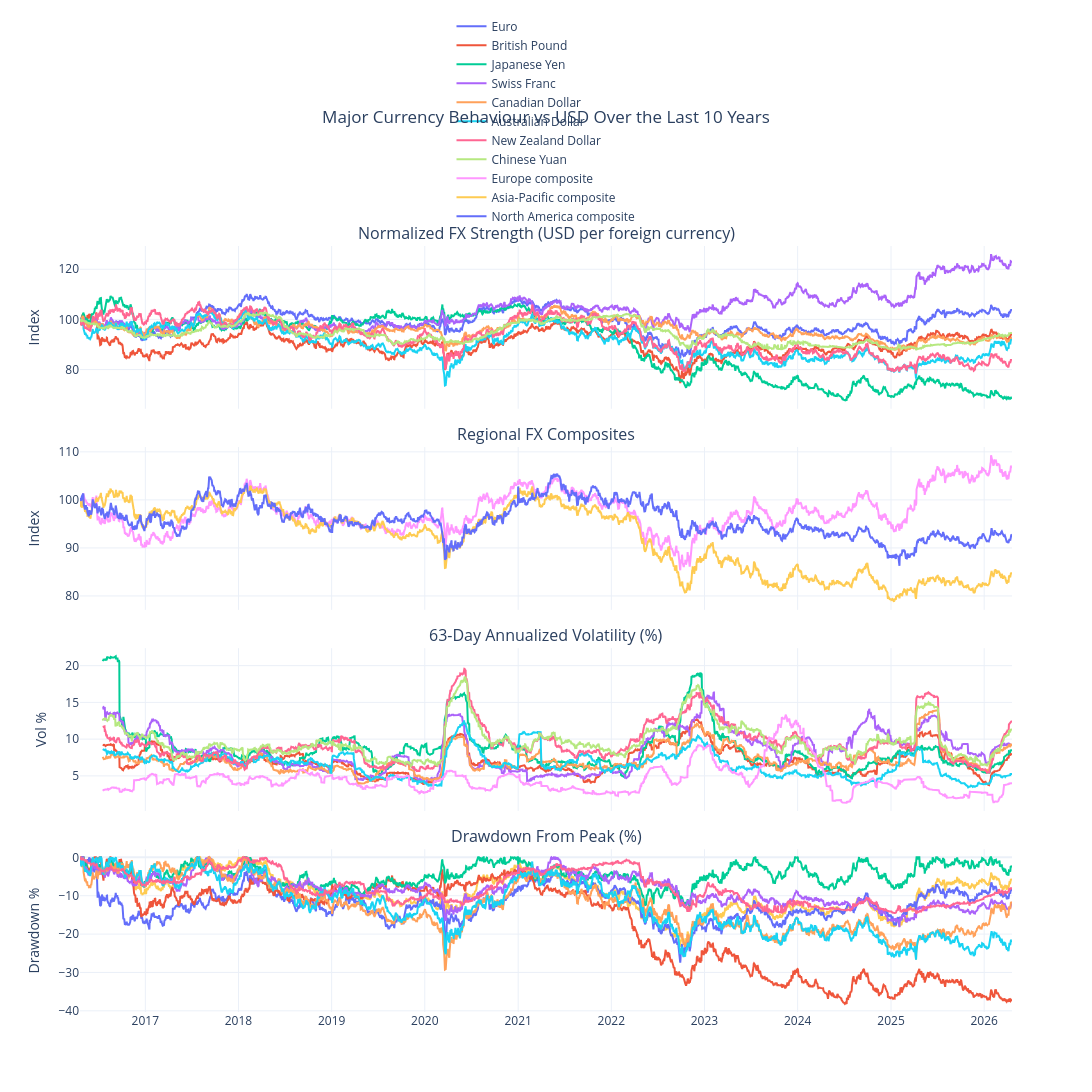

The cell this chart's notebook holds for it:
### Code cell
import json

import numpy as np
import pandas as pd
import plotly.graph_objects as go
from plotly.subplots import make_subplots
import yfinance as yf

pair_definitions = [
    {"name": "Euro", "ticker": "EURUSD=X", "pair_label": "EUR/USD", "needs_inversion": False, "region": "Europe"},
    {"name": "British Pound", "ticker": "GBPUSD=X", "pair_label": "GBP/USD", "needs_inversion": False, "region": "Europe"},
    {"name": "Japanese Yen", "ticker": "JPY=X", "pair_label": "USD/JPY", "needs_inversion": True, "region": "Asia-Pacific"},
    {"name": "Swiss Franc", "ticker": "CHF=X", "pair_label": "USD/CHF", "needs_inversion": True, "region": "Europe"},
    {"name": "Canadian Dollar", "ticker": "CAD=X", "pair_label": "USD/CAD", "needs_inversion": True, "region": "North America"},
    {"name": "Australian Dollar", "ticker": "AUDUSD=X", "pair_label": "AUD/USD", "needs_inversion": False, "region": "Asia-Pacific"},
    {"name": "New Zealand Dollar", "ticker": "NZDUSD=X", "pair_label": "NZD/USD", "needs_inversion": False, "region": "Asia-Pacific"},
    {"name": "Chinese Yuan", "ticker": "CNY=X", "pair_label": "USD/CNY", "needs_inversion": True, "region": "Asia-Pacific"},
]

ticker_to_name = {item["ticker"]: item["name"] for item in pair_definitions}
name_to_region = {item["name"]: item["region"] for item in pair_definitions}
name_to_pair_label = {item["name"]: item["pair_label"] for item in pair_definitions}

raw = yf.download(
    tickers=list(ticker_to_name),
    period="10y",
    interval="1d",
    auto_adjust=False,
    progress=False,
    threads=False,
    group_by="column",
)

if raw.empty:
    raise ValueError("No FX data returned from Yahoo Finance.")

close = raw["Close"].rename(columns=ticker_to_name).sort_index()

available_names = [item["name"] for item in pair_definitions if item["name"] in close.columns]
missing_names = [item["name"] for item in pair_definitions if item["name"] not in close.columns]

if len(available_names) < 2:
    raise ValueError(f"Insufficient FX series returned. Available: {available_names}")

prices = close[available_names].copy()

for item in pair_definitions:
    name = item["name"]
    if name in prices.columns and item["needs_inversion"]:
        prices[name] = 1.0 / prices[name]

prices = prices.replace([np.inf, -np.inf], np.nan).dropna(how="all")
prices = prices.ffill().dropna(how="any")

normalized = prices.div(prices.iloc[0]).mul(100)
log_returns = np.log(prices / prices.shift(1)).dropna(how="all")
rolling_vol_63d = log_returns.rolling(63).std().mul(np.sqrt(252)).mul(100)
drawdown = prices.div(prices.cummax()).sub(1).mul(100)

lookback_windows = {
    "1M": 21,
    "3M": 63,
    "1Y": 252,
}

latest_snapshot = pd.DataFrame(index=prices.columns)
latest_snapshot["Last"] = prices.iloc[-1]
latest_snapshot["Since start %"] = normalized.iloc[-1] - 100
for label, window in lookback_windows.items():
    latest_snapshot[f"{label} return %"] = prices.pct_change(window).iloc[-1] * 100
latest_snapshot["Vol 63d %"] = rolling_vol_63d.iloc[-1]
latest_snapshot["Drawdown %"] = drawdown.iloc[-1]
latest_snapshot["Max drawdown %"] = drawdown.min()
latest_snapshot["Region"] = latest_snapshot.index.map(name_to_region)
latest_snapshot["Yahoo pair"] = latest_snapshot.index.map(name_to_pair_label)
latest_snapshot = latest_snapshot.sort_values("1Y return %", ascending=False)

region_members = {}
for name, region in name_to_region.items():
    if name in normalized.columns:
        region_members.setdefault(region, []).append(name)

region_relative = pd.DataFrame({
    region: normalized[members].mean(axis=1)
    for region, members in region_members.items()
})

region_snapshot = pd.DataFrame(index=region_relative.columns)
region_snapshot["Since start %"] = region_relative.iloc[-1] - 100
region_snapshot["3M return %"] = region_relative.pct_change(63).iloc[-1] * 100
region_snapshot["1Y return %"] = region_relative.pct_change(252).iloc[-1] * 100
region_snapshot = region_snapshot.sort_values("1Y return %", ascending=False)

leaders = latest_snapshot[["1Y return %", "3M return %", "Vol 63d %", "Drawdown %"]].head(3).round(2)
laggards = latest_snapshot[["1Y return %", "3M return %", "Vol 63d %", "Drawdown %"]].tail(3).round(2)
highest_vol = latest_snapshot[["Vol 63d %", "1Y return %", "Drawdown %"]].sort_values("Vol 63d %", ascending=False).head(3).round(2)
deepest_drawdowns = latest_snapshot[["Drawdown %", "Max drawdown %", "1Y return %"]].sort_values("Drawdown %").head(3).round(2)

breadth_positive_3m = int((latest_snapshot["3M return %"] > 0).sum())
breadth_positive_1y = int((latest_snapshot["1Y return %"] > 0).sum())
dispersion_3m = float(latest_snapshot["3M return %"].max() - latest_snapshot["3M return %"].min())

narrative_lines = [
    f"{latest_snapshot.index[0]} is the strongest major currency over 1 year at {latest_snapshot.iloc[0]['1Y return %']:.2f}% versus USD.",
    f"{latest_snapshot.index[-1]} is the weakest over 1 year at {latest_snapshot.iloc[-1]['1Y return %']:.2f}% versus USD.",
    f"{region_snapshot.index[0]} is the strongest regional bloc over 1 year at {region_snapshot.iloc[0]['1Y return %']:.2f}%.",
    f"Breadth is {breadth_positive_1y}/{len(latest_snapshot)} positive over 1 year and {breadth_positive_3m}/{len(latest_snapshot)} positive over 3 months.",
    f"Cross-sectional 3-month dispersion is {dispersion_3m:.2f} percentage points, highlighting how uneven recent FX moves have been.",
]

summary_payload = {
    "as_of": str(prices.index[-1].date()),
    "data_window": {
        "start": str(prices.index[0].date()),
        "end": str(prices.index[-1].date()),
        "frequency": "1d",
        "lookback": "10y",
    },
    "quote_convention": "All series converted to USD per unit of foreign currency so higher means foreign currency strength versus USD.",
    "available_currencies": available_names,
    "missing_currencies": missing_names,
    "leaders_1y": leaders.reset_index(names="currency").to_dict(orient="records"),
    "laggards_1y": laggards.reset_index(names="currency").to_dict(orient="records"),
    "highest_volatility": highest_vol.reset_index(names="currency").to_dict(orient="records"),
    "deepest_drawdowns": deepest_drawdowns.reset_index(names="currency").to_dict(orient="records"),
    "region_ranking_1y": region_snapshot.reset_index(names="region").round(2).to_dict(orient="records"),
    "breadth": {
        "positive_3m": breadth_positive_3m,
        "positive_1y": breadth_positive_1y,
        "universe_size": int(len(latest_snapshot)),
    },
    "dispersion_3m": round(dispersion_3m, 2),
    "narrative": narrative_lines,
}

fig = make_subplots(
    rows=4,
    cols=1,
    shared_xaxes=True,
    vertical_spacing=0.05,
    subplot_titles=(
        "Normalized FX Strength (USD per foreign currency)",
        "Regional FX Composites",
        "63-Day Annualized Volatility (%)",
        "Drawdown From Peak (%)",
    ),
)

for name in normalized.columns:
    fig.add_trace(
        go.Scatter(
            x=normalized.index,
            y=normalized[name],
            name=name,
            mode="lines",
            hovertemplate=f"{name}<br>Date=%{{x|%Y-%m-%d}}<br>Index=%{{y:.2f}}<extra></extra>",
        ),
        row=1,
        col=1,
    )

for region in region_relative.columns:
    fig.add_trace(
        go.Scatter(
            x=region_relative.index,
            y=region_relative[region],
            name=f"{region} composite",
            mode="lines",
            hovertemplate=f"{region}<br>Date=%{{x|%Y-%m-%d}}<br>Index=%{{y:.2f}}<extra></extra>",
        ),
        row=2,
        col=1,
    )

for name in rolling_vol_63d.columns:
    fig.add_trace(
        go.Scatter(
            x=rolling_vol_63d.index,
            y=rolling_vol_63d[name],
            name=f"{name} vol",
            mode="lines",
            legendgroup=name,
            showlegend=False,
            hovertemplate=f"{name}<br>Date=%{{x|%Y-%m-%d}}<br>Vol=%{{y:.2f}}%%<extra></extra>",
        ),
        row=3,
        col=1,
    )

for name in drawdown.columns:
    fig.add_trace(
        go.Scatter(
            x=drawdown.index,
            y=drawdown[name],
            name=f"{name} drawdown",
            mode="lines",
            legendgroup=name,
            showlegend=False,
            hovertemplate=f"{name}<br>Date=%{{x|%Y-%m-%d}}<br>Drawdown=%{{y:.2f}}%%<extra></extra>",
        ),
        row=4,
        col=1,
    )

fig.update_yaxes(title_text="Index", row=1, col=1)
fig.update_yaxes(title_text="Index", row=2, col=1)
fig.update_yaxes(title_text="Vol %", row=3, col=1)
fig.update_yaxes(title_text="Drawdown %", row=4, col=1)

fig.update_layout(
    height=1400,
    width=1200,
    template="plotly_white",
    title={
        "text": "Major Currency Behaviour vs USD Over the Last 10 Years",
        "x": 0.5,
    },
    legend={
        "orientation": "h",
        "yanchor": "bottom",
        "y": 1.02,
        "xanchor": "center",
        "x": 0.5,
    },
)

fig.show()

print("Latest FX snapshot:")
display(latest_snapshot.round(2))

print("LLM summary:")
for line in narrative_lines:
    print(f"- {line}")

### Figure 1 — Plotly figure (JSON) as saved in the notebook; plotly's stock layout.template omitted (floating-point values rounded to 4 significant figures; data arrays with more than 128 entries replaced by an {"elided": "..."} marker saying what was removed)
{"data": [{"hovertemplate": "Euro<br>Date=%{x|%Y-%m-%d}<br>Index=%{y:.2f}<extra></extra>", "mode": "lines", "name": "Euro", "type": "scatter", "x": {"elided": "2601 str values"}, "xaxis": "x", "y": {"elided": "2601 float values"}, "yaxis": "y"}, {"hovertemplate": "British Pound<br>Date=%{x|%Y-%m-%d}<br>Index=%{y:.2f}<extra></extra>", "mode": "lines", "name": "British Pound", "type": "scatter", "x": {"elided": "2601 str values"}, "xaxis": "x", "y": {"elided": "2601 float values"}, "yaxis": "y"}, {"hovertemplate": "Japanese Yen<br>Date=%{x|%Y-%m-%d}<br>Index=%{y:.2f}<extra></extra>", "mode": "lines", "name": "Japanese Yen", "type": "scatter", "x": {"elided": "2601 str values"}, "xaxis": "x", "y": {"elided": "2601 float values"}, "yaxis": "y"}, {"hovertemplate": "Swiss Franc<br>Date=%{x|%Y-%m-%d}<br>Index=%{y:.2f}<extra></extra>", "mode": "lines", "name": "Swiss Franc", "type": "scatter", "x": {"elided": "2601 str values"}, "xaxis": "x", "y": {"elided": "2601 float values"}, "yaxis": "y"}, {"hovertemplate": "Canadian Dollar<br>Date=%{x|%Y-%m-%d}<br>Index=%{y:.2f}<extra></extra>", "mode": "lines", "name": "Canadian Dollar", "type": "scatter", "x": {"elided": "2601 str values"}, "xaxis": "x", "y": {"elided": "2601 float values"}, "yaxis": "y"}, {"hovertemplate": "Australian Dollar<br>Date=%{x|%Y-%m-%d}<br>Index=%{y:.2f}<extra></extra>", "mode": "lines", "name": "Australian Dollar", "type": "scatter", "x": {"elided": "2601 str values"}, "xaxis": "x", "y": {"elided": "2601 float values"}, "yaxis": "y"}, {"hovertemplate": "New Zealand Dollar<br>Date=%{x|%Y-%m-%d}<br>Index=%{y:.2f}<extra></extra>", "mode": "lines", "name": "New Zealand Dollar", "type": "scatter", "x": {"elided": "2601 str values"}, "xaxis": "x", "y": {"elided": "2601 float values"}, "yaxis": "y"}, {"hovertemplate": "Chinese Yuan<br>Date=%{x|%Y-%m-%d}<br>Index=%{y:.2f}<extra></extra>", "mode": "lines", "name": "Chinese Yuan", "type": "scatter", "x": {"elided": "2601 str values"}, "xaxis": "x", "y": {"elided": "2601 float values"}, "yaxis": "y"}, {"hovertemplate": "Europe<br>Date=%{x|%Y-%m-%d}<br>Index=%{y:.2f}<extra></extra>", "mode": "lines", "name": "Europe composite", "type": "scatter", "x": {"elided": "2601 str values"}, "xaxis": "x2", "y": {"elided": "2601 float values"}, "yaxis": "y2"}, {"hovertemplate": "Asia-Pacific<br>Date=%{x|%Y-%m-%d}<br>Index=%{y:.2f}<extra></extra>", "mode": "lines", "name": "Asia-Pacific composite", "type": "scatter", "x": {"elided": "2601 str values"}, "xaxis": "x2", "y": {"elided": "2601 float values"}, "yaxis": "y2"}, {"hovertemplate": "North America<br>Date=%{x|%Y-%m-%d}<br>Index=%{y:.2f}<extra></extra>", "mode": "lines", "name": "North America composite", "type": "scatter", "x": {"elided": "2601 str values"}, "xaxis": "x2", "y": {"elided": "2601 float values"}, "yaxis": "y2"}, {"hovertemplate": "Euro<br>Date=%{x|%Y-%m-%d}<br>Vol=%{y:.2f}%%<extra></extra>", "legendgroup": "Euro", "mode": "lines", "name": "Euro vol", "showlegend": false, "type": "scatter", "x": {"elided": "2600 str values"}, "xaxis": "x3", "y": {"elided": "2600 float values"}, "yaxis": "y3"}, {"hovertemplate": "British Pound<br>Date=%{x|%Y-%m-%d}<br>Vol=%{y:.2f}%%<extra></extra>", "legendgroup": "British Pound", "mode": "lines", "name": "British Pound vol", "showlegend": false, "type": "scatter", "x": {"elided": "2600 str values"}, "xaxis": "x3", "y": {"elided": "2600 float values"}, "yaxis": "y3"}, {"hovertemplate": "Japanese Yen<br>Date=%{x|%Y-%m-%d}<br>Vol=%{y:.2f}%%<extra></extra>", "legendgroup": "Japanese Yen", "mode": "lines", "name": "Japanese Yen vol", "showlegend": false, "type": "scatter", "x": {"elided": "2600 str values"}, "xaxis": "x3", "y": {"elided": "2600 float values"}, "yaxis": "y3"}, {"hovertemplate": "Swiss Franc<br>Date=%{x|%Y-%m-%d}<br>Vol=%{y:.2f}%%<extra></extra>", "legendgroup": "Swiss Franc", "mode": "lines", "name": "Swiss Franc vol", "showlegend": false, "type": "scatter", "x": {"elided": "2600 str values"}, "xaxis": "x3", "y": {"elided": "2600 float values"}, "yaxis": "y3"}, {"hovertemplate": "Canadian Dollar<br>Date=%{x|%Y-%m-%d}<br>Vol=%{y:.2f}%%<extra></extra>", "legendgroup": "Canadian Dollar", "mode": "lines", "name": "Canadian Dollar vol", "showlegend": false, "type": "scatter", "x": {"elided": "2600 str values"}, "xaxis": "x3", "y": {"elided": "2600 float values"}, "yaxis": "y3"}, {"hovertemplate": "Australian Dollar<br>Date=%{x|%Y-%m-%d}<br>Vol=%{y:.2f}%%<extra></extra>", "legendgroup": "Australian Dollar", "mode": "lines", "name": "Australian Dollar vol", "showlegend": false, "type": "scatter", "x": {"elided": "2600 str values"}, "xaxis": "x3", "y": {"elided": "2600 float values"}, "yaxis": "y3"}, {"hovertemplate": "New Zealand Dollar<br>Date=%{x|%Y-%m-%d}<br>Vol=%{y:.2f}%%<extra></extra>", "legendgroup": "New Zealand Dollar", "mode": "lines", "name": "New Zealand Dollar vol", "showlegend": false, "type": "scatter", "x": {"elided": "2600 str values"}, "xaxis": "x3", "y": {"elided": "2600 float values"}, "yaxis": "y3"}, {"hovertemplate": "Chinese Yuan<br>Date=%{x|%Y-%m-%d}<br>Vol=%{y:.2f}%%<extra></extra>", "legendgroup": "Chinese Yuan", "mode": "lines", "name": "Chinese Yuan vol", "showlegend": false, "type": "scatter", "x": {"elided": "2600 str values"}, "xaxis": "x3", "y": {"elided": "2600 float values"}, "yaxis": "y3"}, {"hovertemplate": "Euro<br>Date=%{x|%Y-%m-%d}<br>Drawdown=%{y:.2f}%%<extra></extra>", "legendgroup": "Euro", "mode": "lines", "name": "Euro drawdown", "showlegend": false, "type": "scatter", "x": {"elided": "2601 str values"}, "xaxis": "x4", "y": {"elided": "2601 float values"}, "yaxis": "y4"}, {"hovertemplate": "British Pound<br>Date=%{x|%Y-%m-%d}<br>Drawdown=%{y:.2f}%%<extra></extra>", "legendgroup": "British Pound", "mode": "lines", "name": "British Pound drawdown", "showlegend": false, "type": "scatter", "x": {"elided": "2601 str values"}, "xaxis": "x4", "y": {"elided": "2601 float values"}, "yaxis": "y4"}, {"hovertemplate": "Japanese Yen<br>Date=%{x|%Y-%m-%d}<br>Drawdown=%{y:.2f}%%<extra></extra>", "legendgroup": "Japanese Yen", "mode": "lines", "name": "Japanese Yen drawdown", "showlegend": false, "type": "scatter", "x": {"elided": "2601 str values"}, "xaxis": "x4", "y": {"elided": "2601 float values"}, "yaxis": "y4"}, {"hovertemplate": "Swiss Franc<br>Date=%{x|%Y-%m-%d}<br>Drawdown=%{y:.2f}%%<extra></extra>", "legendgroup": "Swiss Franc", "mode": "lines", "name": "Swiss Franc drawdown", "showlegend": false, "type": "scatter", "x": {"elided": "2601 str values"}, "xaxis": "x4", "y": {"elided": "2601 float values"}, "yaxis": "y4"}, {"hovertemplate": "Canadian Dollar<br>Date=%{x|%Y-%m-%d}<br>Drawdown=%{y:.2f}%%<extra></extra>", "legendgroup": "Canadian Dollar", "mode": "lines", "name": "Canadian Dollar drawdown", "showlegend": false, "type": "scatter", "x": {"elided": "2601 str values"}, "xaxis": "x4", "y": {"elided": "2601 float values"}, "yaxis": "y4"}, {"hovertemplate": "Australian Dollar<br>Date=%{x|%Y-%m-%d}<br>Drawdown=%{y:.2f}%%<extra></extra>", "legendgroup": "Australian Dollar", "mode": "lines", "name": "Australian Dollar drawdown", "showlegend": false, "type": "scatter", "x": {"elided": "2601 str values"}, "xaxis": "x4", "y": {"elided": "2601 float values"}, "yaxis": "y4"}, {"hovertemplate": "New Zealand Dollar<br>Date=%{x|%Y-%m-%d}<br>Drawdown=%{y:.2f}%%<extra></extra>", "legendgroup": "New Zealand Dollar", "mode": "lines", "name": "New Zealand Dollar drawdown", "showlegend": false, "type": "scatter", "x": {"elided": "2601 str values"}, "xaxis": "x4", "y": {"elided": "2601 float values"}, "yaxis": "y4"}, {"hovertemplate": "Chinese Yuan<br>Date=%{x|%Y-%m-%d}<br>Drawdown=%{y:.2f}%%<extra></extra>", "legendgroup": "Chinese Yuan", "mode": "lines", "name": "Chinese Yuan drawdown", "showlegend": false, "type": "scatter", "x": {"elided": "2601 str values"}, "xaxis": "x4", "y": {"elided": "2601 float values"}, "yaxis": "y4"}], "layout": {"annotations": [{"font": {"size": 16}, "showarrow": false, "text": "Normalized FX Strength (USD per foreign currency)", "x": 0.5, "xanchor": "center", "xref": "paper", "y": 1, "yanchor": "bottom", "yref": "paper"}, {"font": {"size": 16}, "showarrow": false, "text": "Regional FX Composites", "x": 0.5, "xanchor": "center", "xref": "paper", "y": 0.7375, "yanchor": "bottom", "yref": "paper"}, {"font": {"size": 16}, "showarrow": false, "text": "63-Day Annualized Volatility (%)", "x": 0.5, "xanchor": "center", "xref": "paper", "y": 0.475, "yanchor": "bottom", "yref": "paper"}, {"font": {"size": 16}, "showarrow": false, "text": "Drawdown From Peak (%)", "x": 0.5, "xanchor": "center", "xref": "paper", "y": 0.2125, "yanchor": "bottom", "yref": "paper"}], "height": 1400, "legend": {"orientation": "h", "x": 0.5, "xanchor": "center", "y": 1.02, "yanchor": "bottom"}, "title": {"text": "Major Currency Behaviour vs USD Over the Last 10 Years", "x": 0.5}, "width": 1200, "xaxis": {"anchor": "y", "domain": [0, 1], "matches": "x4", "showticklabels": false}, "xaxis2": {"anchor": "y2", "domain": [0, 1], "matches": "x4", "showticklabels": false}, "xaxis3": {"anchor": "y3", "domain": [0, 1], "matches": "x4", "showticklabels": false}, "xaxis4": {"anchor": "y4", "domain": [0, 1]}, "yaxis": {"anchor": "x", "domain": [0.7875, 1], "title": {"text": "Index"}}, "yaxis2": {"anchor": "x2", "domain": [0.525, 0.7375], "title": {"text": "Index"}}, "yaxis3": {"anchor": "x3", "domain": [0.2625, 0.475], "title": {"text": "Vol %"}}, "yaxis4": {"anchor": "x4", "domain": [0, 0.2125], "title": {"text": "Drawdown %"}}}}
